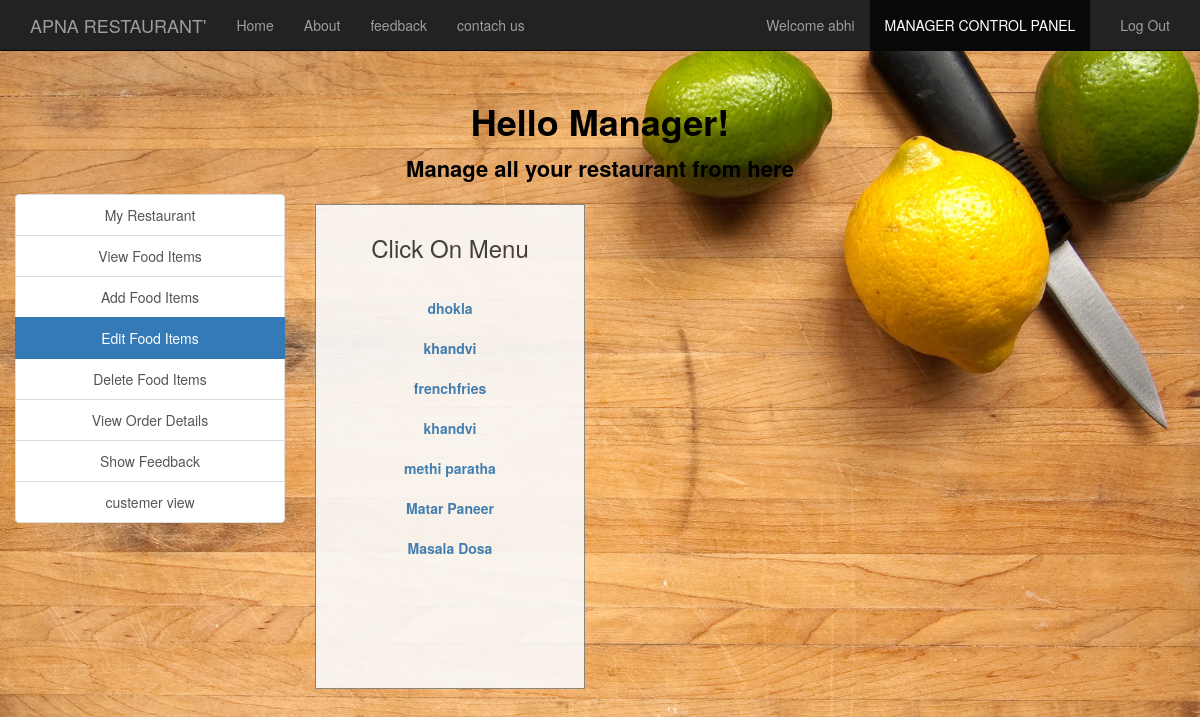
/edit_food_items.php (signed in), run on the app's committed database.
### tables this page shows
CREATE TABLE `manager` (
  `username` varchar(30) NOT NULL,
  `fullname` varchar(30) NOT NULL,
  `email` varchar(30) NOT NULL,
  `contact` varchar(30) NOT NULL,
  `address` varchar(50) NOT NULL,
  `password` varchar(30) NOT NULL
);

CREATE TABLE `food` (
  `F_ID` int(30) NOT NULL,
  `name` varchar(30) NOT NULL,
  `price` int(30) NOT NULL,
  `description` varchar(200) NOT NULL,
  `R_ID` int(30) NOT NULL,
  `images_path` varchar(200) NOT NULL,
  `options` varchar(10) NOT NULL DEFAULT 'ENABLE'
);

### session_m.php (called while the page is built, shortened)
<?php
$conn = Connect();
$user_check=$_SESSION['login_user1'];
$query = "SELECT username FROM MANAGER WHERE username = '$user_check'";
$ses_sql = mysqli_query($conn, $query);
$row = mysqli_fetch_assoc($ses_sql);
$login_session =$row['username'];
?>

### edit_food_items.php (the view, shortened to what this page needs)
<?php
include('session_m.php');
?>
<!DOCTYPE html>
<html>
  <head>
  </head>
  <link rel="stylesheet" type = "text/css" href ="css/edit_food_items.css">
  <link rel="stylesheet" type = "text/css" href ="css/bootstrap.min.css">
   <body style="background-image: url(lemon.jpg); background-repeat: no-repeat; background-size: 100%;" >
    <nav class="navbar navbar-inverse navbar-fixed-top navigation-clean-search" role="navigation">
      <div class="container">
        <div class="navbar-header">
          <a class="navbar-brand" href="index.php">APNA RESTAURANT'</a>
        </div>
        <div class="collapse navbar-collapse " id="myNavbar">
          <ul class="nav navbar-nav">
            <li><a href="index.php">Home</a></li>
            <li><a href="aboutus.php">About</a></li>
            <li><a href="feedback.php">feedback</a></li>
            <li><a href="contactus.php">contach us</a></li>
          </ul>
          <ul class="nav navbar-nav navbar-right">
            <li><a href="#"><span class="glyphicon glyphicon-user"></span> Welcome <?php echo $login_session; ?> </a></li>
            <li class="active"> <a href="managerlogin.php">MANAGER CONTROL PANEL</a></li>
            <li><a href="logout_m.php"><span class="glyphicon glyphicon-log-out"></span> Log Out </a></li>
          </ul>
        </div>
      </div>
    </nav>
<div class="container" align="center" style="font-size: 22px; color: black;"><br>
     <h1><b>Hello Manager! </h1>
     <p>Manage all your restaurant from here</b></p>
    </div>
    	<div class="col-xs-3" style="text-align: center;">
    	<div class="list-group">
    		<a href="myrestaurant.php" class="list-group-item ">My Restaurant</a>
    		<a href="view_food_items.php" class="list-group-item ">View Food Items</a>
    		<a href="add_food_items.php" class="list-group-item ">Add Food Items</a>
    		<a href="edit_food_items.php" class="list-group-item active">Edit Food Items</a>
    		<a href="delete_food_items.php" class="list-group-item ">Delete Food Items</a>
        <a href="view_order_details.php" class="list-group-item ">View Order Details</a>
        <a href="ShowFeedback.php" class="list-group-item ">Show Feedback</a>
    	   <a href="customer.php" class="list-group-item ">custemer view</a>
      </div>
    </div>
<div class="col-xs-3">
  <div class="form-area" style="padding: 10px 10px 110px 10px; ">
    <div style="text-align: center;">
      <h3>Click On Menu <br><br></h3>
    </div>
    <?php
    $query = mysqli_query($conn, "SELECT * FROM food f WHERE f.R_ID IN (SELECT r.R_ID FROM RESTAURANTS r WHERE r.M_ID='$user_check') ORDER BY F_ID");
    while ($row = mysqli_fetch_array($query)) {
      ?>
      <div class="list-group" style="text-align: center;">
        <?php
      echo "<b><a href='edit_food_items.php?update= {$row['F_ID']}'>{$row['name']}</a></b>";
        ?>
      </div>
    <?php
    }
    ?>
  </div>
</div>
  </body>
<br>
</html>

### css/edit_food_items.css (style rules this page uses)
body,html { height: 100%; }
body { padding-top: 50px; background-image: url('headerimg2.jpg'); background-repeat: repeat; background-size: 100%; }
.form-area { background-color: #FAFAFA; padding: 10px 40px 60px; margin: 10px 0px 60px; border: 1px solid GREY; opacity:0.9; }

### data on the page
manager: username "abhi"
food: name "dhokla"
food: name "khandvi"
food: name "frenchfries"
food: name "khandvi"
food: name "methi paratha"
food: name "Matar Paneer"
food: name "Masala Dosa"
